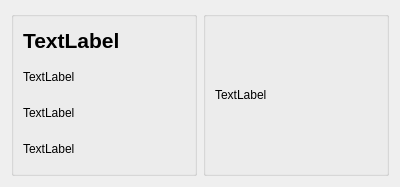
<?xml version="1.0" encoding="UTF-8"?>
<ui version="4.0">
 <class>Form</class>
 <widget class="QWidget" name="Form">
  <property name="geometry">
   <rect>
    <x>0</x>
    <y>0</y>
    <width>400</width>
    <height>187</height>
   </rect>
  </property>
  <property name="windowTitle">
   <string>Form</string>
  </property>
  <layout class="QHBoxLayout" name="horizontalLayout">
   <item>
    <widget class="QGroupBox" name="groupBox">
     <property name="title">
      <string/>
     </property>
     <layout class="QVBoxLayout" name="verticalLayout">
      <item>
       <widget class="QLabel" name="label">
        <property name="text">
         <string>&lt;html&gt;&lt;head/&gt;&lt;body&gt;&lt;p&gt;&lt;span style=&quot; font-size:16pt; font-weight:700;&quot;&gt;TextLabel&lt;/span&gt;&lt;/p&gt;&lt;/body&gt;&lt;/html&gt;</string>
        </property>
        <property name="wordWrap">
         <bool>true</bool>
        </property>
       </widget>
      </item>
      <item>
       <widget class="QLabel" name="label_2">
        <property name="text">
         <string>TextLabel</string>
        </property>
        <property name="wordWrap">
         <bool>true</bool>
        </property>
       </widget>
      </item>
      <item>
       <widget class="QLabel" name="label_3">
        <property name="text">
         <string>TextLabel</string>
        </property>
        <property name="wordWrap">
         <bool>true</bool>
        </property>
       </widget>
      </item>
      <item>
       <widget class="QLabel" name="label_4">
        <property name="text">
         <string>TextLabel</string>
        </property>
        <property name="wordWrap">
         <bool>true</bool>
        </property>
       </widget>
      </item>
     </layout>
    </widget>
   </item>
   <item>
    <widget class="QGroupBox" name="groupBox_2">
     <property name="title">
      <string/>
     </property>
     <layout class="QVBoxLayout" name="verticalLayout_2">
      <item>
       <widget class="QLabel" name="label_5">
        <property name="text">
         <string>TextLabel</string>
        </property>
       </widget>
      </item>
     </layout>
    </widget>
   </item>
  </layout>
 </widget>
 <resources/>
 <connections/>
</ui>
